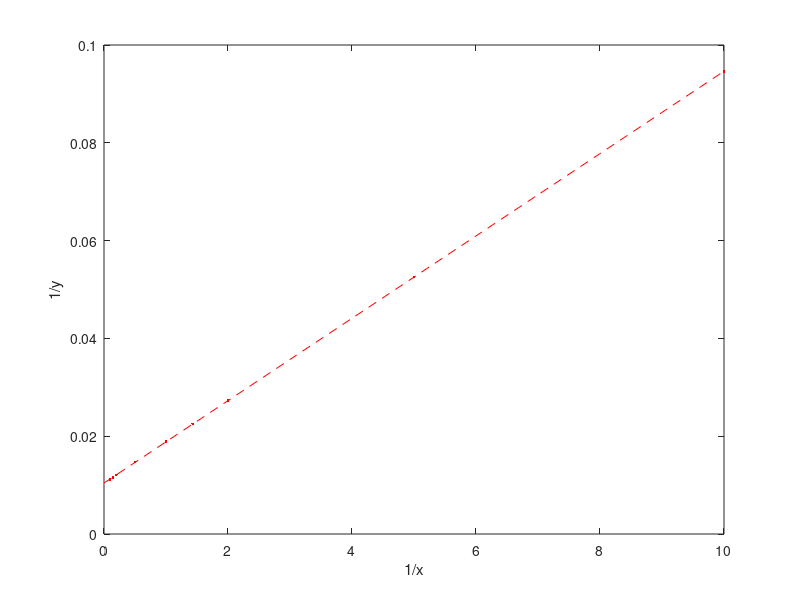
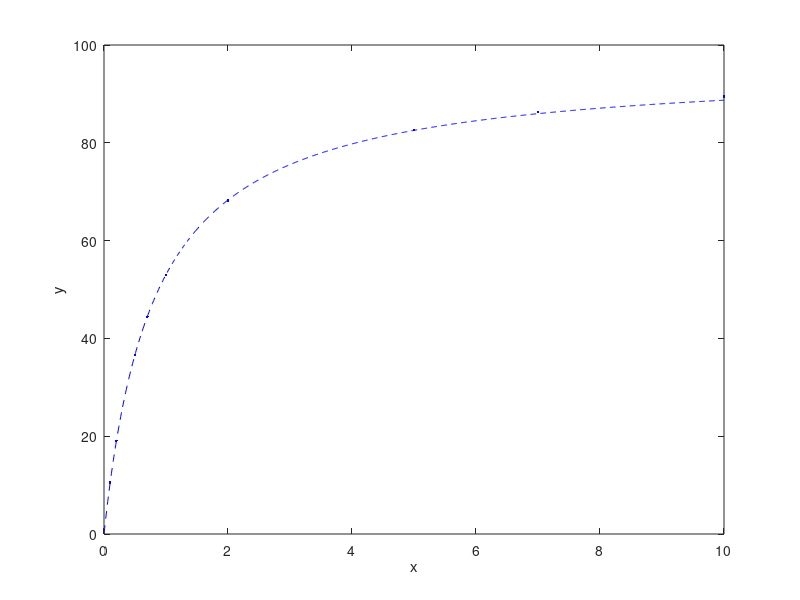

These charts were generated, in order, by the following MATLAB code:
x = [0.1 0.2 0.5 0.7 1 2 5 7 10];
y = [10.57 19.03 36.61 44.43 52.92 68.16 82.65 86.30 89.46];
n = length(x);
one_by_x = zeros([n 1]);
one_by_y = zeros([n 1]);
for i=1:n
    one_by_x(i) = 1/x(i);
    one_by_y(i) = 1/y(i);
end
%plotx,y,'.')
figure(1)
a1 = (n*sum(one_by_x'*one_by_y) - sum(one_by_x)*sum(one_by_y))/(n*sum(one_by_x'*one_by_x) - sum(one_by_x)*sum(one_by_x))
y_mean = sum(one_by_y)/n;
x_mean = sum(one_by_x)/n;
a0 = y_mean - a1*x_mean
x_var = [0:10];
y_var = a0 + a1*x_var;
plot(one_by_x,one_by_y,'r.',x_var,y_var,'r--')
ylabel('1/y')
xlabel('1/x')
alpha = 1/a0
beta = a1*alpha
figure(2)
x_new = [0:0.01:10];
y_actual = zeros([length(x_new) 1]);
for i=1:length(x_new)
    y_actual(i) = alpha*x_new(i)/(beta+x_new(i));
end
plot(x,y,'b.',x_new,y_actual,'b--')
ylabel('y')
xlabel('x')
correlation_coefficient = (n*sum(one_by_x'*one_by_y) - sum(one_by_x)*sum(one_by_y))/(((n*sum(one_by_x'*one_by_x) - sum(one_by_x)*sum(one_by_x))^0.5)*((n*sum(one_by_y'*one_by_y) - sum(one_by_y)*sum(one_by_y))^0.5))
